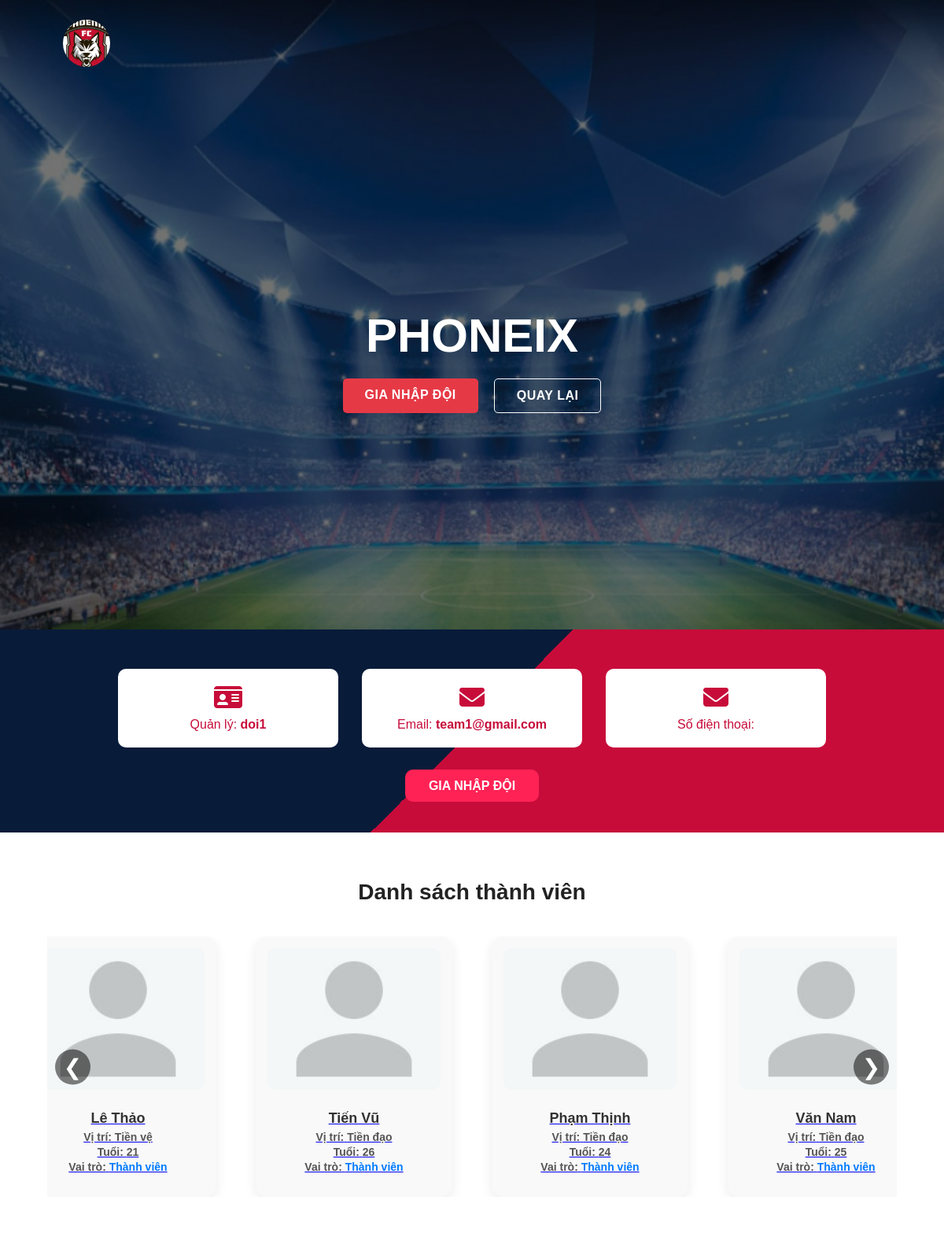
Screenshot of /view/team_detail.php?id=1 with the database file from the repository.
### tables this page shows
CREATE TABLE `team` (
  `id_team` int(11) NOT NULL,
  `teamName` varchar(250) NOT NULL,
  `logo` varchar(200) NOT NULL,
  `teamMember_count` int(11) NOT NULL,
  `id_user` bigint(20) UNSIGNED NOT NULL,
  `status` tinyint(1) NOT NULL DEFAULT 1
);

CREATE TABLE `users` (
  `id_user` bigint(20) UNSIGNED NOT NULL,
  `username` varchar(100) NOT NULL,
  `email` varchar(191) NOT NULL,
  `password` varchar(255) NOT NULL,
  `FullName` varchar(255) NOT NULL,
  `created_at` timestamp NOT NULL DEFAULT current_timestamp(),
  `ID_role` int(10) UNSIGNED DEFAULT NULL,
  `phone` varchar(12) DEFAULT NULL,
  `avatar` varchar(250) DEFAULT NULL
);

CREATE TABLE `player` (
  `id_player` int(11) NOT NULL,
  `position` varchar(200) NOT NULL,
  `age` int(11) NOT NULL,
  `status` enum('Tự do','Đang tham gia') NOT NULL DEFAULT 'Tự do',
  `id_user` bigint(20) UNSIGNED NOT NULL,
  `dateOfBirth` date DEFAULT NULL,
  `placeOfBirth` varchar(200) DEFAULT NULL,
  `height` decimal(4,2) DEFAULT NULL,
  `jersey_number` int(11) DEFAULT NULL
);

CREATE TABLE `team_member` (
  `id_member` int(11) NOT NULL,
  `joinTime` timestamp NOT NULL DEFAULT current_timestamp() ON UPDATE current_timestamp(),
  `leaveTime` datetime DEFAULT NULL ON UPDATE current_timestamp(),
  `roleInTeam` varchar(100) NOT NULL,
  `id_team` int(11) NOT NULL,
  `id_player` int(11) NOT NULL,
  `status` tinyint(1) NOT NULL DEFAULT 1
);

### model/modelteam.php (called while the page is built, shortened)
<?php
class mteam{
 public function selectTeamDetails($id){
        $p = new mconnect();
        $con = $p->moketnoi();
        if($con){
            $query = "
            SELECT
                t.id_team, t.teamName, t.logo,
                u.FullName AS manager_name, u.email AS manager_email, u.phone AS manager_phone,
                tm.id_member, tm.roleInTeam, tm.joinTime,
                p.id_player, p.position, p.age, p.status, u2.FullName AS player_name, u2.avatar AS avatar
            FROM team t
            JOIN users u ON t.id_user = u.id_user
            LEFT JOIN team_member tm ON t.id_team = tm.id_team AND tm.status = 1
            LEFT JOIN player p ON tm.id_player = p.id_player
            LEFT JOIN users u2 ON p.id_user = u2.id_user
            WHERE t.id_team = '$id'";
            $result = $con->query($query);
            return $result;
        } else {
            return false;
        }
}
}
?>

### control/controlteam.php (called while the page is built, shortened)
<?php
include_once(__DIR__ . '/../model/modelteam.php');
class cteam{
    public function getTeamDetails($id){
        $p = new mteam();
        $tblTeam = $p->selectTeamDetails($id);
        if($tblTeam == false){
            return -2;
        }else{
            if($tblTeam->num_rows>0){
                return $tblTeam;
            }else{
                return -1;
            }
        }
    }
}
?>

### view/team_detail.php (the view, shortened to what this page needs)
<?php
include_once("../control/controlteam.php");
$p = new cteam();
$id = $_REQUEST["id"];
$tblTeam = $p->getTeamDetails($id);
$teamName = "";
$logo = "";
$manager_name = "";
$manager_email = "";
$manager_phone = "";
$members = [];
while ($row = $tblTeam->fetch_assoc()) {
    $teamName = $row["teamName"];
    $logo = $row["logo"];
    $manager_name = $row["manager_name"];
    $manager_email = $row["manager_email"];
    $manager_phone = $row["manager_phone"];
    if (!empty($row["id_player"])) {
        $members[] = [
            "id_player" => $row["id_player"],
            "name" => $row["player_name"],
            "position" => $row["position"],
            "role" => $row["roleInTeam"],
            "age" => $row["age"],
            "status" => $row["status"],
            "ava" => $row["avatar"] ?: 'default.jpg'
        ];
    }
}
?>
<!DOCTYPE html>
<html lang="vi">
<head>
  <link rel="stylesheet" href="https://cdnjs.cloudflare.com/ajax/libs/font-awesome/6.4.0/css/all.min.css">
  <link rel="stylesheet" href="../css/style_team_detail.css?v=1.0">
</head>
<body>
  <header class="hero-header">
    <nav class="navbar">
      <div class="logo d-flex align-items-center gap-2">
        <img src="../img/doibong/<?php echo $logo; ?>" alt="<?php echo $teamName; ?>"
            style="height:60px; width:60px; border-radius:50%; object-fit:cover;">
        </div>
    </nav>
    <div class="hero-content">
      <h1><?php echo strtoupper($teamName); ?></h1>
      <div class="buttons">
        <a href="../view/join_team.php?id_team=<?php echo $id; ?>" class="btn btn-primary"
          onclick="return confirm('Bạn có chắc muốn gửi yêu cầu gia nhập đội này?')">
          GIA NHẬP ĐỘI
        </a>
        <a href="../index.php?page=team" class="btn btn-secondary">QUAY LẠI</a>
      </div>
    </div>
  </header>
  <section class="team-info-section">
    <div class="container">
      <div class="info-cards">
        <div class="info-card">
          <i class="fa fa-id-card fa-2x"></i>
          <p>Quản lý: <span class="highlight"><?php echo $manager_name; ?></span></p>
        </div>
        <div class="info-card">
          <i class="fa fa-envelope fa-2x"></i>
          <p>Email: <span class="highlight"><?php echo $manager_email; ?></span></p>
        </div>
        <div class="info-card">
          <i class="fa fa-envelope fa-2x"></i>
          <p>Số điện thoại: <span class="highlight"><?php echo $manager_phone; ?></span></p>
        </div>
      </div>
      <div class="join-btn">
       <a href="../view/join_team.php?id_team=<?php echo $id; ?>" class="btn-join"
          onclick="return confirm('Bạn có chắc muốn gửi yêu cầu gia nhập đội này?')">
          GIA NHẬP ĐỘI
        </a>
      </div>
    </div>
  </section>
<section class="member-section">
  <h2>Danh sách thành viên</h2>
  <div class="carousel-container">
    <button class="nav-btn prev-btn">&#10094;</button>
    <div class="member-list" id="memberList">
      <?php foreach ($members as $m) { ?>
<a class="member-card"
   href="#"
   onclick="openPlayerModal(<?php echo $m['id_player']; ?>); return false;">
    <img src="../img/avatar/<?php echo htmlspecialchars($m['ava']); ?>"
         onerror="this.src='../img/avatar/default_avaplayer.jpg';"
         alt="Avatar cầu thủ">
    <div class="member-info">
        <h3><?php echo htmlspecialchars($m['name']); ?></h3>
        <p><strong>Vị trí:</strong> <?php echo htmlspecialchars($m['position']); ?></p>
        <p><strong>Tuổi:</strong> <?php echo htmlspecialchars($m['age']); ?></p>
        <p><strong>Vai trò:</strong> <span class="role"><?php echo htmlspecialchars($m['role']); ?></span></p>
    </div>
</a>
<?php } ?>
    </div>
    <button class="nav-btn next-btn">&#10095;</button>
  </div>
</section>
</body>
</html>

### css/style_team_detail.css (style rules this page uses)
* { margin: 0; padding: 0; box-sizing: border-box; }
body { font-family: "Poppins", sans-serif; color: #fff; overflow-x: hidden; }
.hero-header { position: relative; background: linear-gradient(rgba(0,0,0,0.55), rgba(0,0,0,0.55)), url('../img/banner_team_detail.png') center/cover no-repeat; height: 100vh; display: flex; flex-direction: column; justify-content: space-between; }
.navbar { display: flex; justify-content: space-between; align-items: center; padding: 25px 80px; }
.logo { font-size: 28px; font-weight: 700; letter-spacing: 2px; }
.hero-content { display: flex; flex-direction: column; justify-content: center; align-items: center; height: 100vh; text-align: center; }
.hero-content h1 { font-size: 60px; font-weight: 700; margin-bottom: 20px; }
.buttons { display: flex; justify-content: flex-end; gap: 20px; }
.btn { text-decoration: none; padding: 12px 28px; border-radius: 5px; font-weight: 600; letter-spacing: 0.5px; }
.btn-primary { background: #e63946; color: #fff; }
.btn-secondary { background: transparent; border: 1px solid #fff; color: #fff; }
.team-info-section { background: linear-gradient(135deg, #081b39 50%, #c70c3a 50%); color: white; padding: 50px 0; position: relative; }
.team-info-section .container { width: 90%; margin: 0 auto; text-align: center; }
.info-cards { display: flex; flex-wrap: wrap; justify-content: center; gap: 30px; }
.info-card { background: white; color: #c70c3a; padding: 20px; border-radius: 10px; width: 280px; text-align: center; transition: all 0.3s ease; }
.info-card i { margin-bottom: 10px; }
.highlight { font-weight: bold; color: #c70c3a; }
.join-btn { margin-top: 40px; }
.btn-join { background: #ff2255; color: white; font-weight: bold; padding: 12px 30px; border-radius: 10px; text-decoration: none; transition: 0.3s; }
.member-section { background: #f8f8f8; padding: 60px 0; }
.member-section h2 { font-size: 28px; font-weight: 700; margin-bottom: 40px; color: #222; }
.member-list { display: flex; flex-wrap: wrap; justify-content: center; gap: 30px; }
.member-card { background: white; border-radius: 10px; padding: 15px; width: 180px; text-align: center; transition: 0.3s; }
.member-card img { width: 100%; height: 180px; border-radius: 10px; object-fit: cover; margin-bottom: 10px; }
.member-card p { font-weight: 600; color: #333; }
.member-section { padding: 60px 0; background: #fff; position: relative; overflow: hidden; }
.member-section h2 { text-align: center; font-size: 28px; margin-bottom: 40px; color: #222; }
.carousel-container { position: relative; width: 90%; margin: 0 auto; overflow: hidden; }
.member-list { display: flex; flex-wrap: nowrap; transition: transform 0.5s ease; }
.member-card { flex: 0 0 calc(25% - 20px); margin: 0 10px; background: #f9f9f9; border-radius: 15px; overflow: hidden; text-align: center; box-shadow: 0 5px 15px rgba(0,0,0,0.08); transition: all 0.3s ease; }
.member-card img { width: 100%; height: 180px; object-fit: cover; }
.member-info { padding: 12px; }
.member-info h3 { font-size: 18px; margin-bottom: 5px; color: #333; }
.member-info p { font-size: 14px; margin: 3px 0; color: #555; }
.role { color: #007bff; font-weight: bold; }
.nav-btn { position: absolute; top: 50%; transform: translateY(-50%); background: rgba(0, 0, 0, 0.5); color: white; border: none; font-size: 28px; width: 45px; height: 45px; border-radius: 50%; cursor: pointer; z-index: 10; transition: background 0.3s; }
.prev-btn { left: 10px; }
.next-btn { right: 10px; }

### rows the page displays
team: logo (picture), teamName "PHONEIX", shows a picture, users.FullName "Lê Thảo", player.position "Tiền vệ", player.age "21", team_member.roleInTeam "Thành viên", users.FullName "Tiến Vũ", player.position "Tiền đạo", player.age "26", users.FullName "Phạm Thịnh", player.age "24", users.FullName "Văn Nam", player.age "25"
users: FullName "doi1", email "team1@gmail.com"
